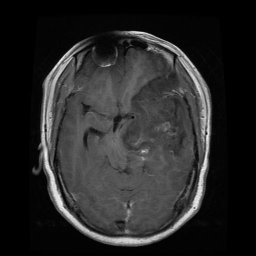
#> input picture dataset/glioma/Tr-gl_0041.jpg, 256 x 256 px; its folder holds only this picture in this run
$ jupyter execute --allow-errors TubesTumor.ipynb   (older library calls are emulated)
#> lines starting #> are read from the running program, lines starting #| are printed output that depends on the picture; after the words box and inside, x2 and y2 are one past the last pixel; in counts of white or black regions, pixels touching at a corner belong together
# <center>Penggunaan Citra MRI untuk Identifikasi Tumor Otak pada Lansia: Studi Dua Kategori TumorI</center>
#### <center>oleh</center>
## <center>Kelompok 22</center>

### Import Library

[cell 1]
import numpy as np
import matplotlib.pyplot as plt
import cv2 as cv
import os
import random
import pandas as pd
from skimage.feature import graycomatrix, graycoprops

Di sini kami menggunakan beberapa library seperti:
1. numpy digunakan untuk manipulasi array dan matriks, serta berbagai operasi numerik seperti aljabar linier, statistik, dan lainnya.
2. matplotlib digunakan untuk membuat berbagai jenis plot dan grafik, seperti garis, bar, scatter, histogram, dan banyak lagi, sehingga memudahkan analisis data.
3. CV2 digunakan untuk berbagai tugas pengolahan citra dan video, seperti deteksi objek, pengenalan wajah, pengolahan gambar, dan lainnya.
4. os digunakan untuk manipulasi file dan direktori, manajemen proses, serta interaksi dengan lingkungan sistem.
5. Random digunakan untuk berbagai operasi terkait dengan probabilitas dan statistik, seperti memilih elemen acak dari daftar, mengacak urutan, dan menghasilkan angka acak.
6. Pandas, digunakan untuk analisis data yang menyediakan struktur data dan alat untuk manipulasi data numerik
7. Skimage.feature, modul dari scikit-image untuk menghitung GLCM (Gray-Level Co-occurrence Matrix)  untuk ekstraksi fitur tekstur dari citra.

### Load Data

[cell 2]
def insertGambar(folder):
#> called with folder = 'dataset'
    images = []
    filenames = []
    labels = []

    for label in os.listdir(folder):
        for filename in os.listdir("dataset/"+label):
            img = cv.imread(os.path.join("dataset/"+label,filename), 255)
#> img is the input picture: shape (256, 256, 3); min 0, max 242, mean 39.3
            filenames.append(filename)
            labels.append(label)
            if img is not None:
                images.append(img)
    return images, filenames, labels

images, filenames, labels = insertGambar("dataset")
#> images = 2 items; filenames = ['Tr-gl_0041.jpg', 'Tr-me_0015.jpg']; labels = ['glioma', 'meningioma']

Kode di atas mendefinisikan sebuah fungsi bernama insertGambar yang digunakan untuk memuat gambar dari sebuah folder dataset dan mengembalikan daftar gambar, nama file, dan labelnya.

Fungsi tersebut merupakan sebuah fungsi yang membaca semua gambar dari sebuah struktur folder yang disusun berdasarkan label. Setiap subfolder dalam folder utama dianggap sebagai label, dan setiap file gambar dalam subfolder tersebut dibaca dan disimpan dalam list. Nama file dan label juga disimpan dalam list terpisah. Hasil akhirnya adalah tiga list yang berisi gambar-gambar yang dibaca, nama file, dan label masing-masing gambar.

### Resize Gambar

[cell 3]
def resize_image(image_list, scale_percent):
#> called with scale_percent = 150
    resized_images = []
    for img in image_list:
        width = int(img.shape[1] * scale_percent / 100)
        height = int(img.shape[0] * scale_percent / 100)
        dim = (width, height)
        resized = cv.resize(img, dim, interpolation=cv.INTER_AREA)
        resized_images.append(resized)
#> this loop made 2 passes
#> (width, height) on passes 1 to 2: (384, 384), (384, 384)
#> pass 2, in resize_image, `resized = cv.resize(img, dim, interpolation=cv.INTER_AREA)`:
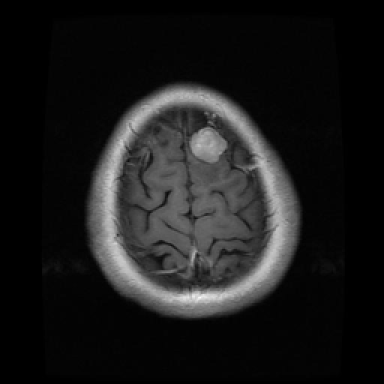
#> resized: shape (384, 384, 3); min 0, max 252, mean 26.9
#> after the loop, resized_images = 2 items
    return resized_images

Fungsi "resize_image" di atas digunakan untuk meresize sebuah list dari gambar yang diberikan berdasarkan persentase skala yang diberikan.

Fungsi "resize_image" adalah implementasi sederhana untuk meresize sejumlah gambar yang diberikan dalam bentuk list, berdasarkan persentase skala yang ditentukan. Ini dapat digunakan untuk mengubah ukuran gambar-gambar sebelum melakukan proses analisis lebih lanjut, visualisasi, atau aplikasi pemrosesan gambar lainnya.

[cell 4]
scaled_percent = 150
resized_images = resize_image(images, scaled_percent)
#> resized_images = 2 items

Kode di atas bertujuan untuk menghasilkan resized_images, yaitu daftar citra yang telah diperbesar sebesar 150% dari ukuran aslinya, menggunakan fungsi resize_image yang telah didefinisikan sebelumnya.

### Menampilkan Gambar yg Sudah di Resize

Kode di bawah bertujuan untuk menampilkan beberapa contoh gambar dari setiap label yang sudah diresize, menggunakan Matplotlib untuk membuat grid dari subplot yang menampilkan gambar-gambar tersebut.

Kode di bawah menggunakan Matplotlib untuk membuat grid subplot yang menampilkan beberapa contoh gambar dari setiap label yang telah diresize sebelumnya. Setiap subplot menampilkan gambar beserta judul yang terdiri dari label dan nama file gambar. Hal ini berguna untuk visualisasi data gambar yang telah diproses sebelumnya, seperti dalam tugas pengenalan pola atau pembelajaran mesin berbasis gambar.

[cell 5]
labels_to_display = ['notumor', 'glioma', 'meningioma']
max_images_per_label = 2

fig, axes = plt.subplots(nrows=len(labels_to_display), ncols=max_images_per_label, figsize=(10, 10))

for row, label in enumerate(labels_to_display):

    filtered_images = [(img, filename) for img, filename, img_label in zip(resized_images, filenames, labels) if img_label == label]

    random.shuffle(filtered_images)

    for col in range(min(max_images_per_label, len(filtered_images))):
        img, filename = filtered_images[col]
        ax = axes[row, col]
        ax.imshow(cv.cvtColor(img, cv.COLOR_BGR2RGB))
        ax.set_title(f"{label} - {filename}")
        ax.axis('off')

plt.subplots_adjust(wspace=0.1, hspace=0.3)
plt.tight_layout(pad=1.0)
plt.show()
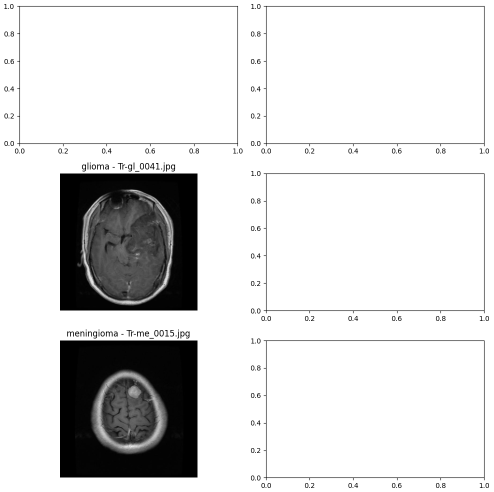
#> figure drawn by matplotlib, 2 panels

## Augmentasi

### Rotasi

[cell 6]
# [19 lines left out: function rotasi, not called in this run]

Fungsi "rotasi(derajat, citra)" digunakan untuk melakukan rotasi citra sebesar "derajat" derajat menggunakan transformasi geometri. Jika citra masukan ("citra") berupa citra grayscale, fungsi akan mengonversinya menjadi citra RGB untuk keperluan transformasi. Selanjutnya, citra diputar mengelilingi titik tengahnya dengan sudut yang dihitung dalam radian. Proses rotasi dilakukan dengan mengubah koordinat setiap pixel sesuai dengan rumus transformasi rotasi. Hasil rotasi disimpan dalam matriks baru ("Rotasi_img") dengan mempertahankan tipe data yang sama seperti citra asli.

[cell 7]
labels_to_display = ['notumor', 'glioma', 'meningioma']
sudut_rotasi = [90, 125, 180, 270]

"labels_to_display" adalah sebuah list yang berisi label-label yang akan ditampilkan atau diproses dalam kode selanjutnya, mungkin merujuk pada kategori atau jenis gambar medis seperti "notumor", "glioma", dan "meningioma".

"sudut_rotasi" adalah sebuah list yang berisi sudut rotasi yang akan diterapkan pada citra, yaitu 90, 125, 180, dan 270 derajat. Rotasi citra digunakan untuk mengubah orientasi citra dengan memutarnya sejumlah derajat tertentu, berguna dalam augmentasi data atau analisis fitur dalam pengolahan citra.

### Menampilkan Hasil Rotasi

Code tersebut digunakan untuk membuat visualisasi citra medis yang dirotasi dengan beberapa sudut untuk setiap label yang didefinisikan dalam "labels_to_display". Pertama, subplot grid dibuat dengan ukuran yang sesuai untuk menampilkan citra sebelum dan setelah rotasi. Setiap citra dipilih secara acak dari setiap label, dirotasi dengan sudut yang ditentukan, dan hasilnya ditampilkan dengan judul yang mencantumkan sudut rotasi yang digunakan. Penyesuaian ruang antar subplot dilakukan sebelum menampilkan plot.

[cell 8]
fig, axes = plt.subplots(nrows=len(labels_to_display), ncols=len(sudut_rotasi) + 1, figsize=(15, 10))

#> (the rest of this cell did not finish here and is left out)

### Thresholding

Fungsi "apply_threshold" dan perulangannya pada kode di bawah digunakan untuk melakukan thresholding pada sejumlah citra yang dipilih secara acak dari dataset, kemudian menampilkan citra-citra hasil thresholding dalam bentuk grid subplot menggunakan Matplotlib.

Kode di bawah menggabungkan pemrosesan data (sampling, thresholding) dan visualisasi citra dalam bentuk grid subplot. Fungsi "apply_threshold" digunakan untuk menerapkan thresholding pada citra-citra yang dipilih secara acak, sedangkan perulangan yang mengikuti mengorganisir citra-citra hasil thresholding dalam grid subplot untuk setiap label yang terdaftar. Hal ini memungkinkan analisis visual terhadap efek thresholding pada citra-citra medis dalam berbagai klasifikasi atau kategori yang relevan.

[cell 9]
def apply_threshold(image_list):
    thresholded_images = []
    for img in image_list:
        if len(img.shape) == 3 and img.shape[-1] == 3:
            gray_img = cv.cvtColor(img, cv.COLOR_BGR2GRAY)
        else:
            gray_img = img
        _, thresholded_img = cv.threshold(gray_img, 60, 255, cv.THRESH_BINARY)
        thresholded_images.append(thresholded_img)
    return thresholded_images

sampled_images = []
sampled_labels = []
for label in labels_to_display:
    filtered_images = [img for img, img_label in zip(resized_images, labels) if img_label == label]
    sampled = random.sample(filtered_images, min(max_images_per_label, len(filtered_images)))
    sampled_images.extend(sampled)
    sampled_labels.extend([label] * len(sampled))
#> after the loop, sampled_images = 2 items; sampled_labels = ['glioma', 'meningioma']

thresholded_images = apply_threshold(sampled_images)
#> the loop in apply_threshold, `for img in image_list:` made 2 passes
#> pass 1, in apply_threshold, `_, thresholded_img = cv.threshold(gray_img, 60, 255, cv.THRESH_BINARY)`:
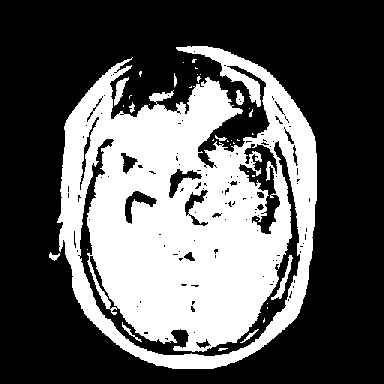
#> thresholded_img: shape (384, 384); 36.2% white; 38 white regions (27 under 20 px), largest, box (x1, y1, x2, y2) and area: (57, 46, 317, 369) 52430, (271, 255, 293, 300) 217, (114, 77, 129, 106) 181
#> pass 2, in apply_threshold, `_, thresholded_img = cv.threshold(gray_img, 60, 255, cv.THRESH_BINARY)`:
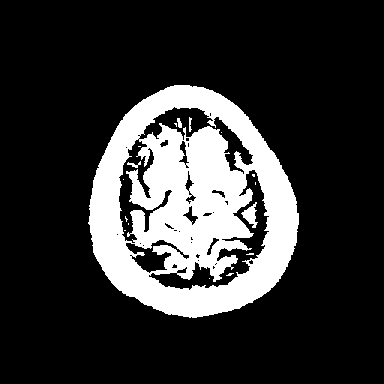
#> thresholded_img: shape (384, 384); 20.1% white; 17 white regions (12 under 20 px), largest, box (x1, y1, x2, y2) and area: (88, 85, 299, 318) 29243, (241, 202, 258, 228) 204, (127, 161, 141, 168) 40, (177, 118, 182, 128) 35, (189, 117, 192, 132) 31
#> after the loop in apply_threshold, `for img in image_list:`: thresholded_images = 2 items
#> thresholded_images = 2 items

fig, axes = plt.subplots(nrows=len(labels_to_display), ncols=max_images_per_label, figsize=(10, 10))

for row, label in enumerate(labels_to_display):
    filtered_images = [(img, filename) for img, filename, img_label in zip(thresholded_images, sampled_labels, sampled_labels) if img_label == label]

    for col in range(min(max_images_per_label, len(filtered_images))):
        img, filename = filtered_images[col]
        ax = axes[row, col]
        ax.imshow(img, cmap='gray')
        ax.set_title(f"{label} - Threshold")
        ax.axis('off')

plt.subplots_adjust(wspace=0.1, hspace=0.3)
plt.tight_layout(pad=1.0)
plt.show()

### Deteksi Tepi Canny

Kode di bawah bertujuan untuk mendeteksi tepi pada citra-citra hasil thresholding menggunakan metode Canny Edge Detection, kemudian menampilkan citra-citra hasil deteksi tepi dalam grid subplot dengan Matplotlib.

Kode di bawah menggabungkan proses deteksi tepi menggunakan metode Canny Edge Detection dengan visualisasi citra-citra hasil deteksi tepi dalam grid subplot. Proses dimulai dengan menerapkan deteksi tepi pada citra-citra yang telah di-threshold, kemudian mengatur dan menampilkan citra-citra tersebut dengan Matplotlib sesuai dengan label dan nama file terkait. Hal ini memungkinkan untuk analisis visual lebih lanjut terhadap karakteristik tepi pada citra-citra medis, yang dapat bermanfaat dalam diagnosa atau penelitian medis.

[cell 10]
edge_detected_images = []
lower_bound = 100
upper_bound = 200

for img in thresholded_images:
    edge_detected_img = cv.Canny(img, lower_bound, upper_bound)
    edge_detected_images.append(edge_detected_img)
#> this loop made 2 passes
#> pass 1, `edge_detected_img = cv.Canny(img, lower_bound, upper_bound)`:
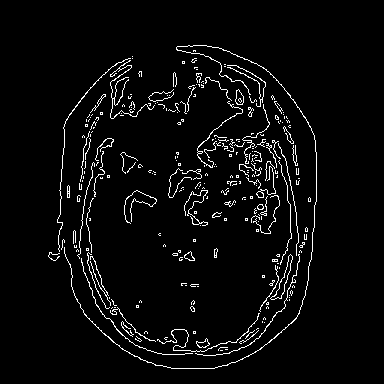
#> edge_detected_img: shape (384, 384); 4% white in thin lines or dots, all inside (x1, y1, x2, y2) = (48, 45, 317, 369)
#> pass 2, `edge_detected_img = cv.Canny(img, lower_bound, upper_bound)`:
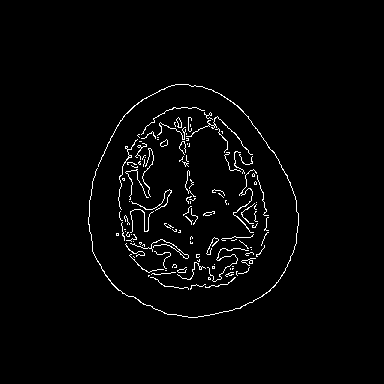
#> edge_detected_img: shape (384, 384); 2.2% white in thin lines or dots, all inside (x1, y1, x2, y2) = (88, 84, 299, 318)
#> after the loop, edge_detected_images = 2 items

fig, axes = plt.subplots(nrows=len(labels_to_display), ncols=max_images_per_label, figsize=(10, 10))

index = 0
#> (the rest of this cell did not finish here and is left out)

### Segmentasi

Kode di bawah ini melakukan segmentasi citra berdasarkan deteksi tepi menggunakan algoritma Canny. Pertama, gambar-gambar yang telah diambil secara acak dari "sampled_images" diproses untuk menemukan tepinya menggunakan Canny edge detection. Kemudian, kontur dari tepi yang terdeteksi diekstraksi menggunakan "cv.findContours", dan kontur terbesar dipilih untuk membuat masker kontur. Masker ini digunakan untuk membatasi bagian dari gambar asli menggunakan operasi bitwise AND ("cv.bitwise_and"), dan hasilnya dikonversi ke format RGB sebelum disimpan dalam "segmented_images".

Setelah proses segmentasi, gambar-gambar hasil segmentasi ditampilkan dalam grid subplot dengan jumlah baris sesuai dengan jumlah label yang ditampilkan ("labels_to_display") dan jumlah kolom sesuai dengan "max_images_per_label". Setiap gambar segmentasi diberi judul yang mencakup label asli dari gambar tersebut ("sampled_labels"). Penyesuaian ruang antar subplot dilakukan sebelum menampilkan plot akhir.

[cell 11]
contour_masks = []
segmented_images = []

original_indices = list(range(len(sampled_images)))
#> original_indices = [0, 1]
random.shuffle(original_indices)

for idx in original_indices:
    edge_img = edge_detected_images[idx]
    contours = cv.findContours(edge_img, cv.RETR_LIST, cv.CHAIN_APPROX_SIMPLE)[-2]
    if contours:
        largest_contour = sorted(contours, key=cv.contourArea, reverse=True)[0]
        contour_mask = np.zeros(edge_img.shape[:2], dtype='uint8')
        cv.drawContours(contour_mask, [largest_contour], -1, 255, -1)
        contour_masks.append(contour_mask)

        combined_image = cv.bitwise_and(sampled_images[idx], sampled_images[idx], mask=contour_mask)
        segmented_images.append(cv.cvtColor(combined_image, cv.COLOR_BGR2RGB))
#> this loop made 2 passes
#> idx on pass 2: 0
#> pass 1, `combined_image = cv.bitwise_and(sampled_images[idx], sampled_images[id..`:
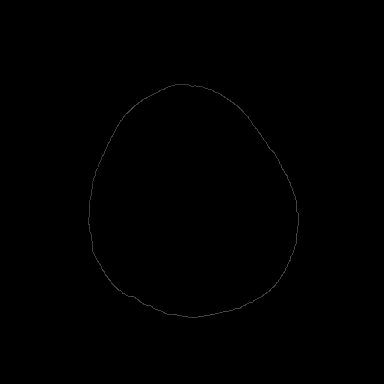
#> combined_image: shape (384, 384, 3); min 0, max 86, mean 0.3
#> after the loop:
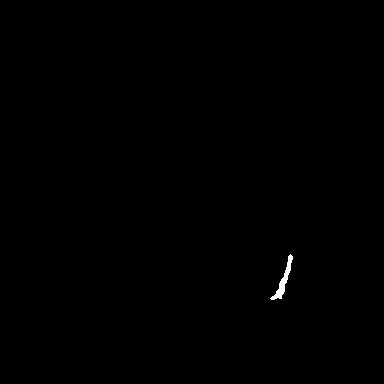
#> contour_mask: shape (384, 384); 0.18% white; 1 white region, box (x1, y1, x2, y2) and area: (270, 254, 293, 300) 268
#> after the loop, contour_masks = 2 items; segmented_images = 2 items

fig, axes = plt.subplots(nrows=len(labels_to_display), ncols=max_images_per_label, figsize=(10, 10))

index = 0
for row, label in enumerate(labels_to_display):
    for col in range(max_images_per_label):
        if index < len(segmented_images):
            ax = axes[row, col]
            ax.imshow(segmented_images[index])
            ax.set_title(f"{label} - {sampled_labels[index]}")
            ax.axis('off')
            index += 1
#> after the loop, index = 2

plt.subplots_adjust(wspace=0.1, hspace=0.3)
plt.tight_layout(pad=1.0)
plt.show()

### Deteksi Tepi

[cell 12]
def sobel_edge_detection(image):

    if len(image.shape) == 3 and image.shape[-1] == 3:
        gray = cv.cvtColor(image, cv.COLOR_BGR2GRAY)
    elif len(image.shape) == 2:
        gray = image.astype(np.uint8)
    else:
        raise ValueError("Unsupported image format. Expected BGR or grayscale image.")

    Gx = np.array([[-1, 0, 1], [-2, 0, 2], [-1, 0, 1]])
    Gy = np.array([[1, 2, 1], [0, 0, 0], [-1, -2, -1]])

    rows, cols = gray.shape
    edges = np.zeros((rows, cols), dtype=np.uint8)

    for i in range(1, rows-1):
        for j in range(1, cols-1):
            gx = np.sum(Gx * gray[i-1:i+2, j-1:j+2])
            gy = np.sum(Gy * gray[i-1:i+2, j-1:j+2])
            magnitude = np.sqrt(gx**2 + gy**2)
            edges[i, j] = min(255, int(magnitude))

    return edges

Fungsi "sobel_edge_detection" digunakan untuk mendeteksi tepi pada gambar menggunakan operator Sobel. Pertama, jika gambar memiliki tiga saluran warna (BGR), gambar dikonversi menjadi grayscale. Jika gambar sudah dalam format grayscale, ia memastikan gambar tersebut dalam format "uint8". Fungsi ini mendefinisikan dua kernel Sobel, "Gx" untuk mendeteksi gradien horizontal dan "Gy" untuk gradien vertikal. Untuk setiap piksel dalam gambar (kecuali tepi), fungsi ini menerapkan kernel Sobel untuk menghitung gradien di sumbu x ("gx") dan sumbu y ("gy"). Nilai tepi pada setiap piksel dihitung sebagai magnitude dari kedua gradien ini. Hasil akhirnya adalah gambar baru yang menyoroti tepi dengan intensitas yang sesuai, di mana nilai piksel adalah magnitude gradien yang diklip ke rentang 0-255.

### Menampilkan Hasil Deteksi Sobel

Kode di bawah mengimplementasikan deteksi tepi menggunakan operator Sobel pada serangkaian gambar yang telah di-threshold sebelumnya. Proses dimulai dengan iterasi melalui daftar "thresholded_images", di mana setiap gambar diteruskan ke fungsi "sobel_edge_detection" untuk menghasilkan gambar deteksi tepi. Hasilnya disimpan dalam "edge_detected_images". Setelah itu, gambar-gambar tersebut ditampilkan dalam subplot dengan menggunakan "plt.subplots". Setiap subplot menampilkan gambar deteksi tepi berdasarkan label yang sesuai dengan nama file sebagai judulnya. Penyesuaian layout dilakukan sebelum menampilkan plot secara keseluruhan.

[cell 13]
edge_detected_images = []
for img in thresholded_images:
    edge_detected_img = sobel_edge_detection(img)
    edge_detected_images.append(edge_detected_img)
#> this loop made 2 passes
#> (Gx in sobel_edge_detection, Gy in sobel_edge_detection, rows in sobel_edge_detection, cols in sobel_edge_detection) on passes 1 to 2: ([[-1, 0, 1], [-2, 0, 2], [-1, 0, 1]], [[1, 2, 1], [0, 0, 0], [-1, -2, -1]], 384, 384), ([[-1, 0, 1], [-2, 0, 2], [-1, 0, 1]], [[1, 2, 1], [0, 0, 0], [-1, -2, -1]], 384, 384)
#> pass 1, `edge_detected_img = sobel_edge_detection(img)`:
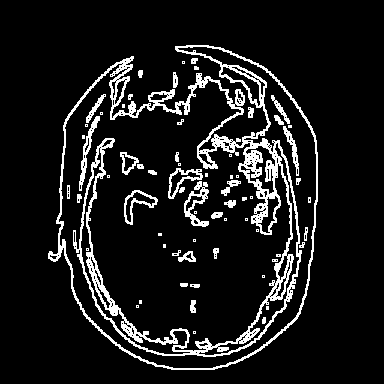
#> edge_detected_img: shape (384, 384); 10.1% white in thin lines or dots, all inside (x1, y1, x2, y2) = (48, 45, 318, 370)
#> pass 2, `edge_detected_img = sobel_edge_detection(img)`:
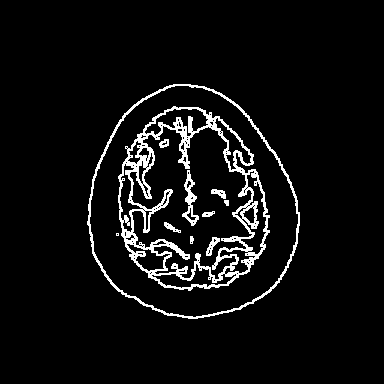
#> edge_detected_img: shape (384, 384); 5.7% white in thin lines or dots, all inside (x1, y1, x2, y2) = (87, 84, 300, 319)

fig, axes = plt.subplots(nrows=len(labels_to_display), ncols=max_images_per_label, figsize=(10, 10))

index = 0
#> (the rest of this cell did not finish here and is left out)

## Ekstraksi Fitur

[cell 14]
def insertGambar(folder):
#> called with folder = 'dataset'
    images = []
    filenames = []
    labels = []

    for label in os.listdir(folder):
        for filename in os.listdir(os.path.join(folder, label)):
            img = cv.imread(os.path.join(folder, label, filename), cv.IMREAD_GRAYSCALE)
#> img: shape (512, 512); min 0, max 255, mean 39.3
            filenames.append(filename)
            labels.append(label)
            if img is not None:
                images.append(img)
    return images, filenames, labels

images, filenames, labels = insertGambar("dataset")

def extract_glcm_features(images, labels, distances=[5], angles=[0, np.pi/4, np.pi/2, 3*np.pi/4], levels=256, symmetric=True, normed=True):
#> called with levels = 256, symmetric = True, normed = True
    features = ['contrast', 'dissimilarity', 'homogeneity', 'energy', 'correlation']
    angle_labels = ['0', '45', '90', '135']
    df_data = pd.DataFrame()
    for i, image in enumerate(images):
        image = image.astype(int)
        glcm = graycomatrix(image, distances, angles, levels, symmetric, normed)
        for feature in features:
            for angle, angle_label in zip(angles, angle_labels):
                feat_a = graycoprops(glcm, feature)[0, int(angle*4/np.pi)]
                df_data.loc[i, f'{feature}_{angle_label}'] = feat_a
        for angle, angle_label in zip(angles, angle_labels):
            asm = np.sum(glcm[:, :, 0, int(angle*4/np.pi)]**2)
            entropy = -np.sum(glcm[:, :, 0, int(angle*4/np.pi)]*np.log2(glcm[:, :, 0, int(angle*4/np.pi)] + np.finfo(float).eps))
            df_data.loc[i, f'asm_{angle_label}'] = asm
            df_data.loc[i, f'entropy_{angle_label}'] = entropy
        df_data.loc[i, 'label'] = labels[i]
    return df_data

glcm_features = extract_glcm_features(images, labels)
#> glcm_features = table of 2 rows and 29 columns

Kode di atas terdiri dari dua bagian utama: fungsi insertGambar dan extract_glcm_features, serta bagian eksekusi yang memanggil kedua fungsi tersebut untuk memuat gambar dan mengekstrak fitur GLCM. Pertama, fungsi insertGambar bertanggung jawab untuk memuat gambar-gambar dari folder yang ditentukan (folder). Dalam prosesnya, fungsi ini menggunakan modul os untuk berinteraksi dengan sistem file dan cv2 (OpenCV) untuk membaca gambar dalam format grayscale. Setiap gambar yang berhasil dibaca dimasukkan ke dalam list images, sedangkan nama file dan label gambar (berdasarkan nama folder) dimasukkan ke dalam list filenames dan labels masing-masing.

Selanjutnya, fungsi extract_glcm_features digunakan untuk mengekstrak fitur GLCM (Gray-Level Co-occurrence Matrix) dari gambar-gambar yang telah dimuat sebelumnya. Fungsi ini menerima images (gambar-gambar dalam format grayscale), labels (label untuk setiap gambar), serta parameter tambahan seperti distances, angles, levels, symmetric, dan normed yang mendefinisikan bagaimana GLCM dihitung. Prosesnya melibatkan penghitungan GLCM menggunakan fungsi graycomatrix dari skimage.feature, diikuti dengan penghitungan properti GLCM seperti kontras, dissimilaritas, homogenitas, energi, dan korelasi menggunakan graycoprops. Hasil dari ekstraksi fitur disimpan dalam bentuk DataFrame menggunakan pandas, yang kemudian akan berguna untuk analisis lebih lanjut seperti klasifikasi atau visualisasi.

Pada bagian eksekusi kode, setelah gambar-gambar dimuat dan fitur GLCM diekstrak, hasilnya disimpan dalam variabel glcm_features. Proses ini memanfaatkan kedua fungsi sebelumnya untuk mempersiapkan data secara terstruktur yang siap digunakan untuk tujuan analisis lebih lanjut. Dengan demikian, keseluruhan kode memungkinkan untuk memuat dataset gambar, mengekstrak fitur-fitur penting menggunakan GLCM, dan menyimpan hasilnya dalam bentuk DataFrame untuk keperluan analisis selanjutnya.

[cell 15]
glcm_features
#> Out = table of 2 rows and 29 columns
